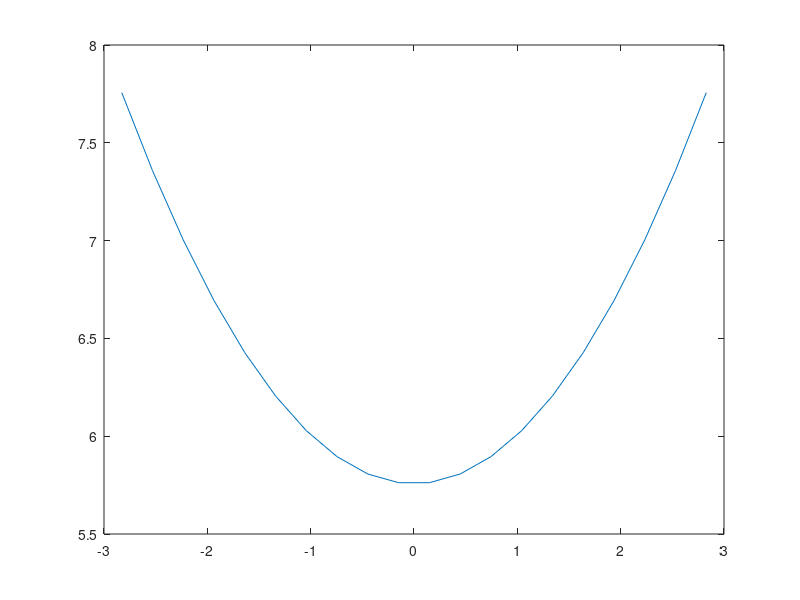
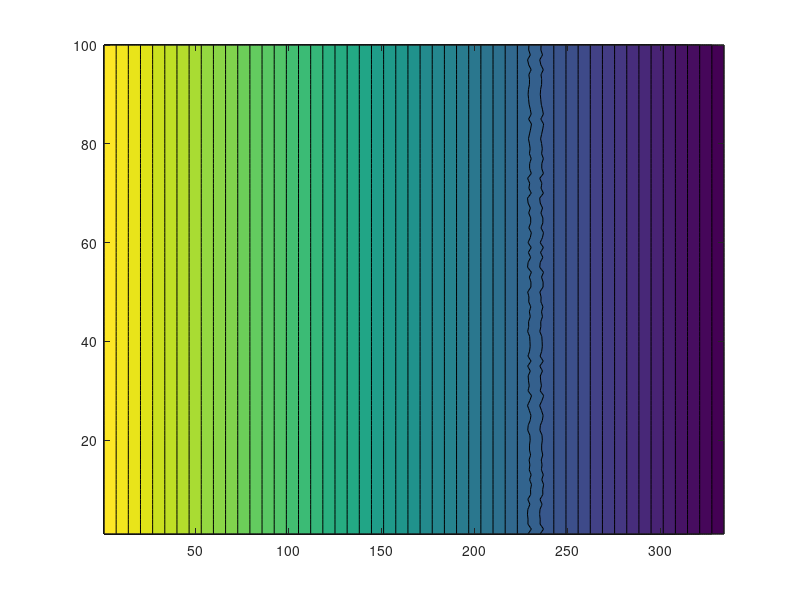

MATLAB code to generate these figures, in order:
clear all
close all

%%%%Booleans
dosaveoutput=1;
doaddroughness=1;
doaddtrench=0;

%%%% Parameters
cellsize=15;
roughness=.01;
roughnessdist=200;
slope=0.0006;
dlength=5000;
dwidth=1500;
uselev=10;
trenchdepth=2;
trenchwidth=300;
trenchcenter=3750; 


dselev=uselev-(dlength*slope);
vect=linspace(uselev,dselev,ceil(dlength/cellsize));
mat=repmat(vect',[1 ceil(dwidth/cellsize)]);
mat=mat';
[m n]=size(mat);

trenchindex=ceil(trenchcenter/cellsize);
trenchwind=ceil(trenchwidth/cellsize);


base=mat(m/2,trenchindex);
basetmp=base-trenchdepth;
xmax=2*sqrt(trenchdepth);
x=linspace(-1*xmax,xmax,trenchwind);
y=((x/2).^2)+basetmp;
tmp=trenchindex-(0.5*trenchwind);
tmp2=trenchindex+(0.5*trenchwind);

figure
plot(x,y)

roughlength=ceil(roughnessdist/cellsize);
roughvect=-roughness+(roughness+roughness)*rand(m,1);

if doaddtrench==1
for i=1:m
    k=1;
        for j=tmp:tmp2-1
        mat(i,j)=y(k);
        k=k+1;
        end 
    

end
else
end


    if doaddroughness==1
        for l=tmp-roughlength:tmp-1
            mat(:,l)=mat(:,l)+roughvect;
        end
        else
    end

figure
contourf(mat,50)
mat=rot90(rot90(rot90(mat)));


[r s]=find(mat==mat);
matvect=mat(:);

if dosaveoutput==1
output=[r*cellsize s*cellsize matvect];
save('bathyroughness.xyz','output','-ascii')
else
end




